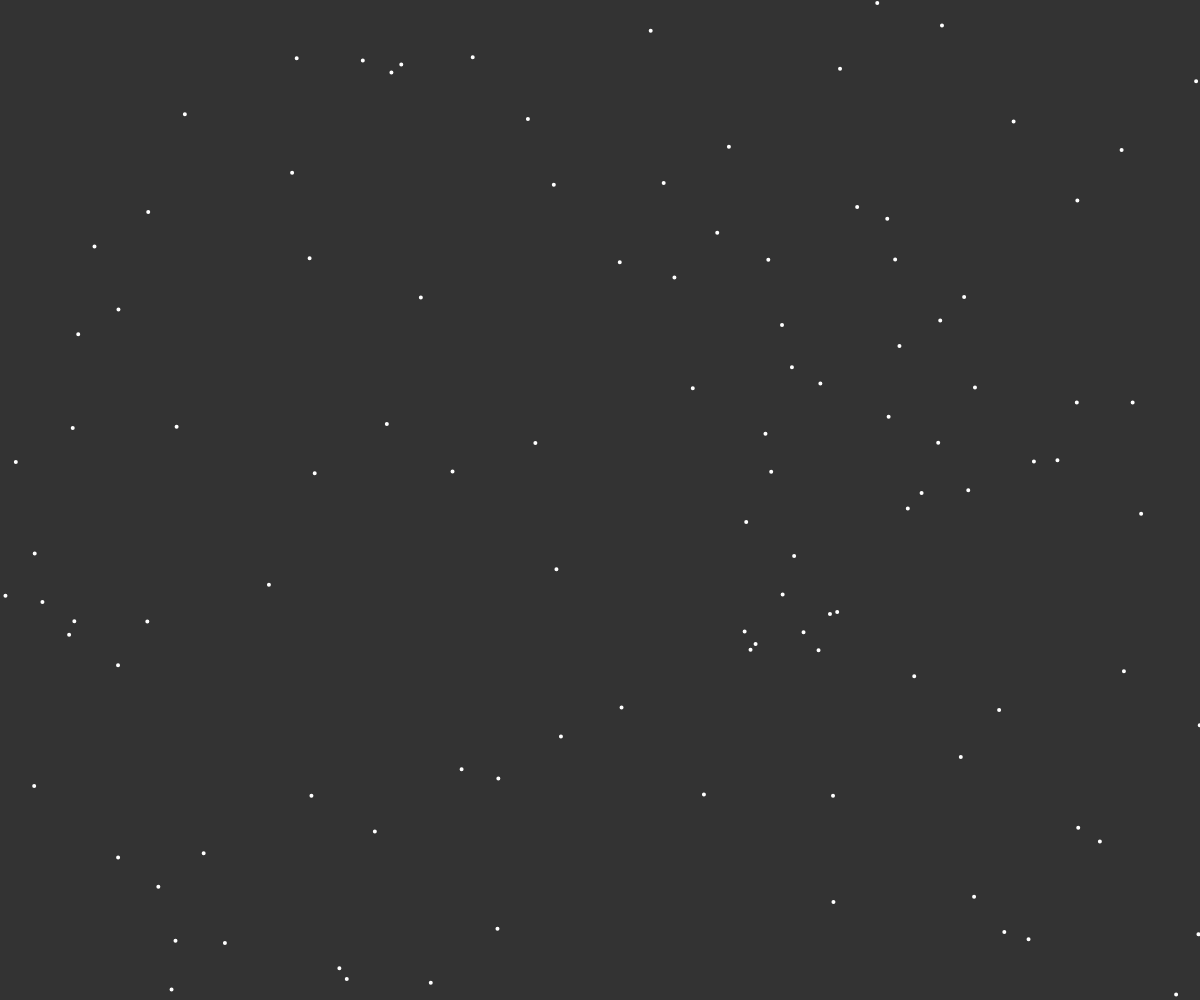
Frame 1 (no input)
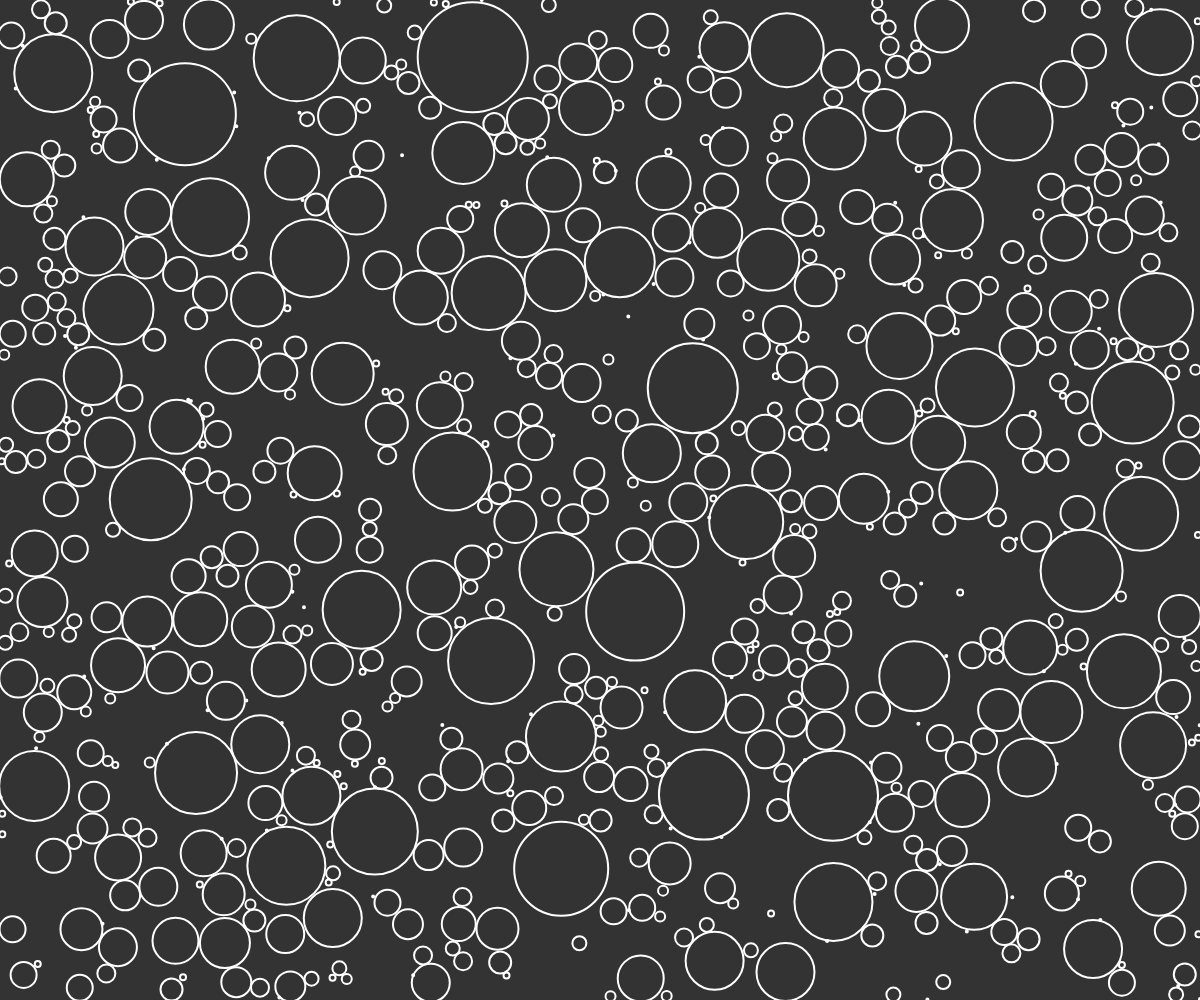
Frame 60 (no input)
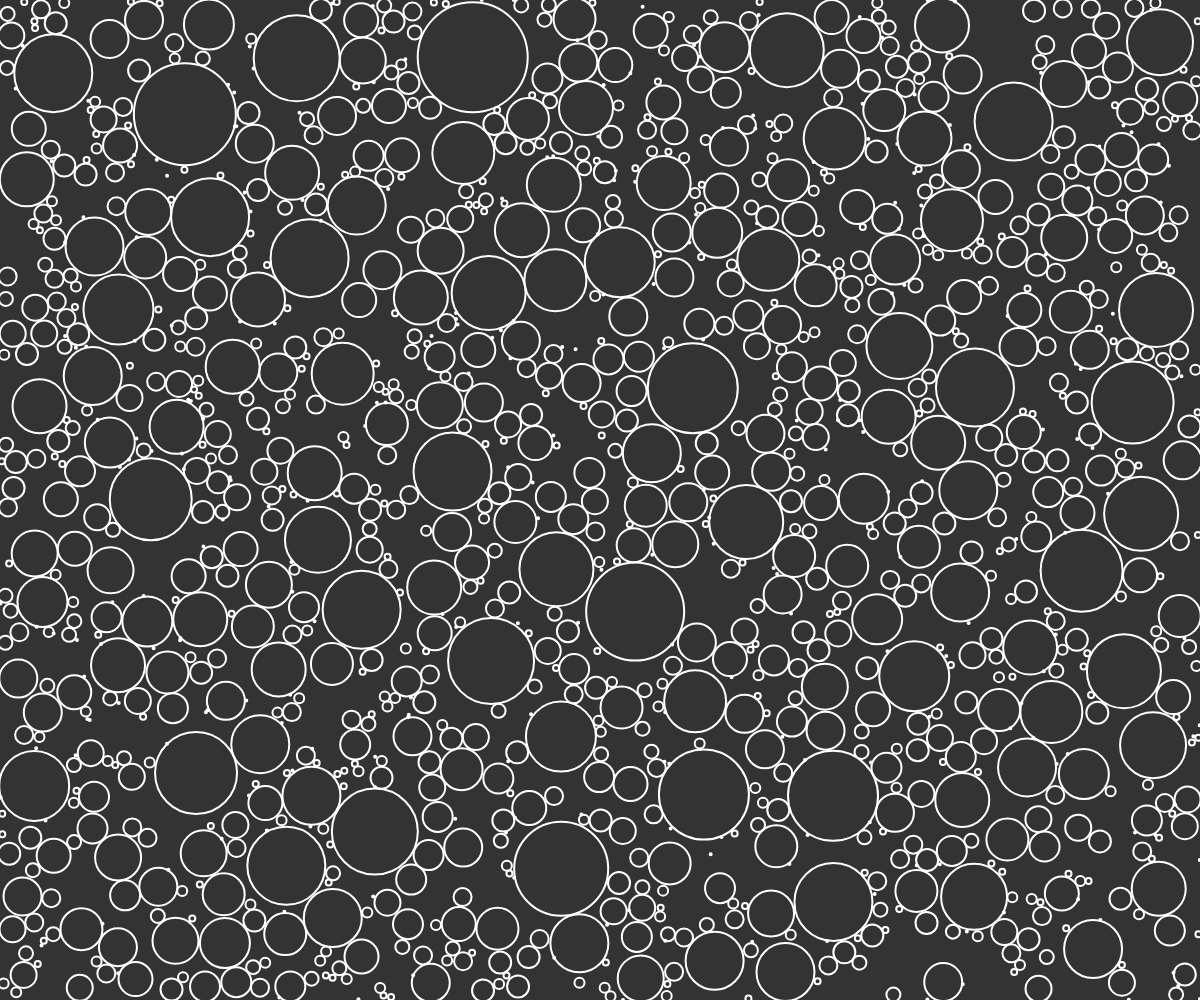
Frame 120 (the mouse pressed at the canvas centre since frame 60)

The p5.js sketch that drew these frames (run headless with seeded random() and noise() and a simulated clock; from frame 60 on, the mouse is pressed at the canvas centre):

// p5.js sketch
// ── sketch.js
var circles = [];


function preload() {

}


function setup() {
	createCanvas(windowWidth, windowHeight);
	background(51);
	// circles= new Circle(width/2, height/2, 50);
	for(var i=0; i< 100; i++){
		circles.push(new Circle(random(windowWidth), random(windowHeight)));
	}

}

function draw() {
  background(51);
  // frameRate(20)
  // textSize(128);
  // fill(255);
  // noStroke();
  // text('Dublin', 300,300);

  // var points = p5.Font.textToPoints('Dublin', 300,300);
  // console.log(points);


  var total = 10;
  var count = 0;
  var attempts = 0;

  while (count < total) {
    var newC = newCircle();
    if (newC !== null) {
      circles.push(newC);
      count++;
    }
    attempts++;
    if (attempts > 100) {
      noLoop();
      console.log("finished");
      break;
    }
  }

  for (var i = 0; i < circles.length; i++) {
    var circle = circles[i];

    if (circle.growing) {
      if (circle.edges()) {
        circle.growing = false;
      } else {
        for (var j = 0; j < circles.length; j++) {
          var other = circles[j];
          if (circle !== other) {
            var d = dist(circle.x, circle.y, other.x, other.y);
            var distance = circle.r + other.r;

            if (d - 2 < distance) {
              circle.growing = false;
              break;
            }
          }
        }
      }
    }

    circle.show();
    circle.grow();
  }
}



function newCircle() {
	var x = random(width);
	var y = random(height);
	var valid = true; 

	for (var i = 0; i <= circles.length -1; i++) {
		var circle = circles[i];

		var d = dist(x, y, circle.x, circle.y);

		if(d < circle.r) {
			valid = false;
			break;
		}
	}
	if(valid){
		return new Circle(x,y);
	} else {
		return null;
	}
}
// ── circle.js
function Circle(x,y){

	this.x = x; 
	this.y = y;
	this.r = 1;
	this.growing = true; 

	this.grow = function(){
		if(this.growing){
			this.r += 2;
		}
	}

	this.show = function() {
		stroke(255);
		noFill();
		strokeWeight(2);
		ellipse(this.x,this.y,this.r*2,this.r*2);
	}

	this.edges = function() {
		return (this.x + this.r >= width || this.x - this.r <= 0 || this.y + this.r >= height || this.y - this.r <= 0);
	}

}
